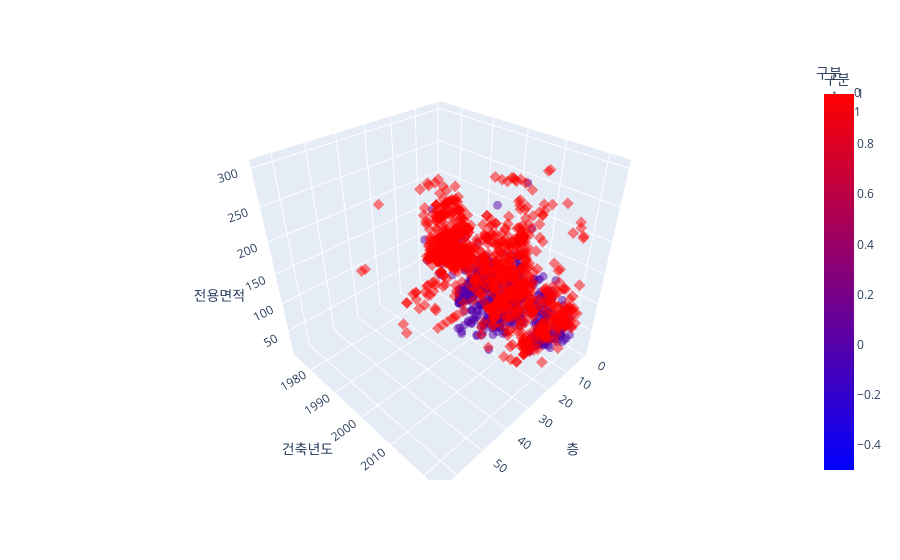

Write notebook code for a chart like this one.
### Code cell
import plotly.express as px

fig = px.scatter_3d(df_gn, x='층', y='건축년도', z='전용면적', color='구분', symbol='구분', opacity=0.5, color_continuous_scale='Bluered')
fig.update_traces(marker=dict(size=3))
fig.show()

### Figure 1 — Plotly figure (JSON) as saved in the notebook; plotly's stock layout.template omitted (floating-point values rounded to 4 significant figures; data arrays with more than 128 entries replaced by an {"elided": "..."} marker saying what was removed)
{"data": [{"hovertemplate": "구분=%{marker.color}<br>층=%{x}<br>건축년도=%{y}<br>전용면적=%{z}<extra></extra>", "legendgroup": "0", "marker": {"color": {"elided": "999 int values"}, "coloraxis": "coloraxis", "opacity": 0.5, "size": 3, "symbol": "circle"}, "mode": "markers", "name": "0", "scene": "scene", "showlegend": true, "type": "scatter3d", "x": {"elided": "999 int values"}, "y": {"elided": "999 int values"}, "z": {"elided": "999 float values"}}, {"hovertemplate": "구분=%{marker.color}<br>층=%{x}<br>건축년도=%{y}<br>전용면적=%{z}<extra></extra>", "legendgroup": "1", "marker": {"color": {"elided": "1002 int values"}, "coloraxis": "coloraxis", "opacity": 0.5, "size": 3, "symbol": "diamond"}, "mode": "markers", "name": "1", "scene": "scene", "showlegend": true, "type": "scatter3d", "x": {"elided": "1002 int values"}, "y": {"elided": "1002 int values"}, "z": {"elided": "1002 float values"}}], "layout": {"coloraxis": {"colorbar": {"title": {"text": "구분"}}, "colorscale": [[0, "rgb(0,0,255)"], [1, "rgb(255,0,0)"]]}, "legend": {"title": {"text": "구분"}, "tracegroupgap": 0}, "margin": {"t": 60}, "scene": {"domain": {"x": [0, 1], "y": [0, 1]}, "xaxis": {"title": {"text": "층"}}, "yaxis": {"title": {"text": "건축년도"}}, "zaxis": {"title": {"text": "전용면적"}}}}}
